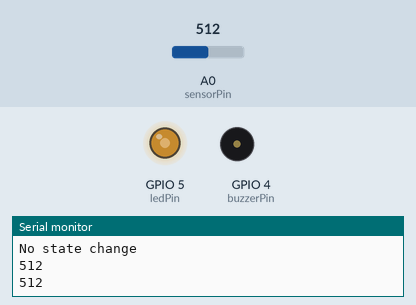
Bench run of a sketch on a simulated ESP8266 (NodeMCU). Parts: output pins drawn as LEDs (lit = HIGH), buzzer (waves = sounding, pin HIGH), the last lines printed to the serial monitor. The inputs (shaded band) are chosen by the test bench; at power-on: A0 (sensorPin) = 512. WiFi joins after 1.5 s; servers stay silent unless stated; uploads are accepted with an empty reply; pins used as bus, display or sensor lines are not drawn.

Above: at 2.7 s.
2.8 s: A0 (sensorPin) set to 30
At 3.7 s:
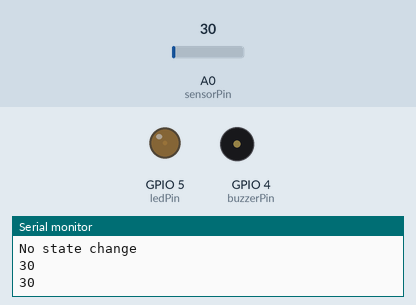
4.3 s: A0 (sensorPin) set to 716
At 5.0 s:
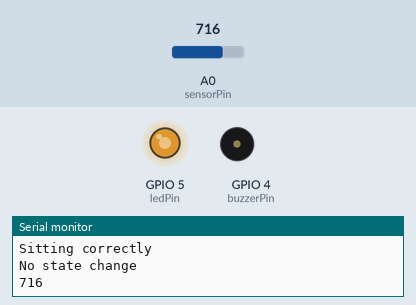
5.8 s: A0 (sensorPin) set to 900
At 6.5 s:
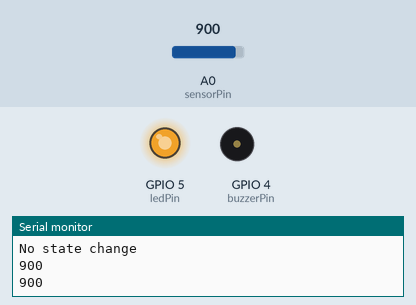
Timing chart, 0 to 8.8 s (numbered marks = the images above; inputs shaded):
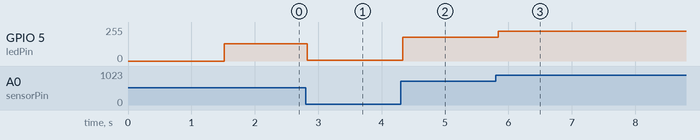

Measured:
- after the input at 2.8 s, GPIO 5 (ledPin): 128/255 → 7/255 at once
- after the input at 4.3 s, GPIO 5 (ledPin): 7/255 → 178/255 at once
- after the input at 5.8 s, GPIO 5 (ledPin): 178/255 → 224/255 at once

The sketch:

SenSit2.1.ino
```cpp
#include <ESP8266WiFi.h>
#include <ESP8266HTTPClient.h>
// Constants -- WiFi
const char* ssid = "Tufts_Guest";
const char* password = "";
const char* urlPost = "https://sensitbme.herokuapp.com/submit";
const char* data = "POST {'username': 'jalo'}";
int port = 80;
const char* host = "http://sensitbme.herokuapp.com";


int status = WL_IDLE_STATUS;
WiFiClient client;

// Constants -- Sensor
const int backSensor = 13;     // D7
const int bottomSensor = 15;  // D8
const int sensorPin = A0; //pin A0 to read analog input
const int ledPin = 5; // D1
const int buzzerPin = 4; //D2
// Variables -- Alarm
int value = 0; //save analog value
int backValue = 0;
int bottomValue = 0;
char dataString[50] = {0};
int timer = 0;

// Variables -- Changes
int prev = -1;
int backPrev = -1;
//int cur = -1;
int threshold = 40;


void setup() {
  // WiFi
  Serial.begin(9600);       //Begin serial communication
  delay(10);

  // Connect to WiFi network
  Serial.println();
  Serial.println();
  Serial.print("Connecting to ");
  Serial.println(ssid);

  status = WiFi.begin(ssid, NULL);
  WiFi.begin();

  while (WiFi.status() != WL_CONNECTED) {
    delay(500);
    Serial.print(".");
  }
  Serial.println("");
  Serial.println("WiFi connected");

  //HTTPClient http;
  //http.begin("http://sensitbme.herokuapp.com/submit");
  //http.addHeader("Content-Type", "application/x-www-form-urlencoded");
  //http.POST("{\'username\':\'jalo\'}");
  //http.writeToStream(&Serial);
  //http.end();

  // Sensors
  pinMode(backSensor, OUTPUT);
  pinMode(bottomSensor, OUTPUT);  //Set pin 3 as 'output'
  digitalWrite(backSensor, LOW);
  digitalWrite(bottomSensor, LOW);
  digitalWrite(ledPin, LOW);
  digitalWrite(buzzerPin, LOW);
}

void loop() {
  // put your main code here, to run repeatedly:
   // digitalWrite(ledPin, HIGH);
  digitalWrite(backSensor, LOW);
  digitalWrite(bottomSensor, LOW);

  digitalWrite(backSensor, HIGH);
  value = analogRead(sensorPin);       //Read and save analog value from potentiometer
  backValue = value;
  //sprintf(dataString,"%02X", value); // convert a value to hexa
  //sprintf(dataString,"%i", value);
  Serial.println(value);               //Print value

  //Serial.println(dataString);
  value = map(value, 0, 1023, 0, 255); //Map value 0-1023 to 0-255 (PWM)
  analogWrite(ledPin, value);          //Send PWM value to led

  delay(100);                         //Small delay

  digitalWrite(backSensor, LOW);
  digitalWrite(bottomSensor, HIGH);
  value = analogRead(sensorPin);
  bottomValue = value;
  Serial.println(value);
  value = map(value, 0, 1023, 0, 255);
  analogWrite(ledPin, value);
  delay(100);

  if(backValue > threshold && bottomValue > threshold){
    Serial.println("Sitting correctly\n");
    analogWrite(buzzerPin, LOW);
    timer = 0;
    if(backPrev == 1){
      HTTPClient http;
      http.begin("http://sensitbme.herokuapp.com/enviar");
      http.addHeader("Content-Type", "application/x-www-form-urlencoded");
      http.POST("username=jalo");
      http.end();
    }
    backPrev = -1;


  }else if(backValue < threshold && bottomValue > threshold){
    Serial.println("Sitting incorrectly");
    Serial.print("Timer:");
    Serial.println(timer);
    if(timer > 3000){
    analogWrite(buzzerPin, HIGH);
    }else{
      timer += 100;
    }

    if(backPrev != 1){
    HTTPClient http;
    http.begin("http://sensitbme.herokuapp.com/enviar");
    http.addHeader("Content-Type", "application/x-www-form-urlencoded");
    http.POST("username=jalo");
    http.end();
    }

    backPrev = 1;

  }else{
    if(backPrev == 1){
      HTTPClient http;
      http.begin("http://sensitbme.herokuapp.com/enviar");
      http.addHeader("Content-Type", "application/x-www-form-urlencoded");
      http.POST("username=jalo");
      http.end();
    }
    backPrev = -1;
    Serial.println("Not sitting\n");
    analogWrite(buzzerPin, LOW);
    timer = 0;
  }

  if(bottomValue < 10 and prev == -1){
    Serial.println("You are not sitting on the sensor and just booted up");
    prev = bottomValue;
  }else if(bottomValue > threshold and prev == -1){
    Serial.println("You are sitting on the sensor and just booted up");
    prev = bottomValue;
    // Post to server
    HTTPClient http;
    http.begin("http://sensitbme.herokuapp.com/submit");
    http.addHeader("Content-Type", "application/x-www-form-urlencoded");
    http.POST("username=jalo");
    http.end();
  }else if(bottomValue > threshold and prev < threshold){
    Serial.println("You are sitting on the sensor but weren't before");
    prev = bottomValue;
    HTTPClient http;
    http.begin("http://sensitbme.herokuapp.com/submit");
    http.addHeader("Content-Type", "application/x-www-form-urlencoded");
    http.POST("username=jalo");
    http.end();
  }else if(bottomValue < threshold and prev > threshold){
    Serial.println("You are not sitting on the sensor but were before\n");
    prev = bottomValue;
    HTTPClient http;
    http.begin("http://sensitbme.herokuapp.com/submit");
    http.addHeader("Content-Type", "application/x-www-form-urlencoded");
    http.POST("username=jalo");
    http.end();
  }else{
    Serial.println("No state change");
  }
  }
```
